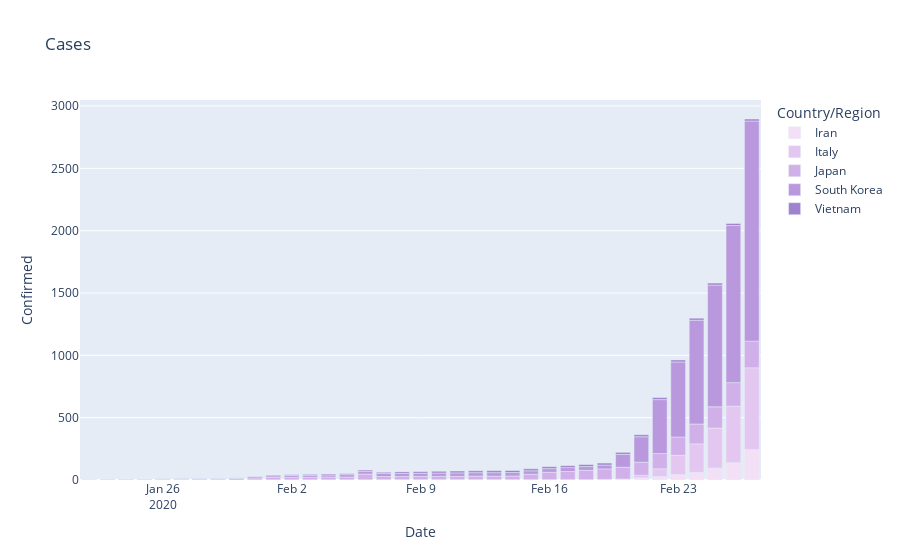
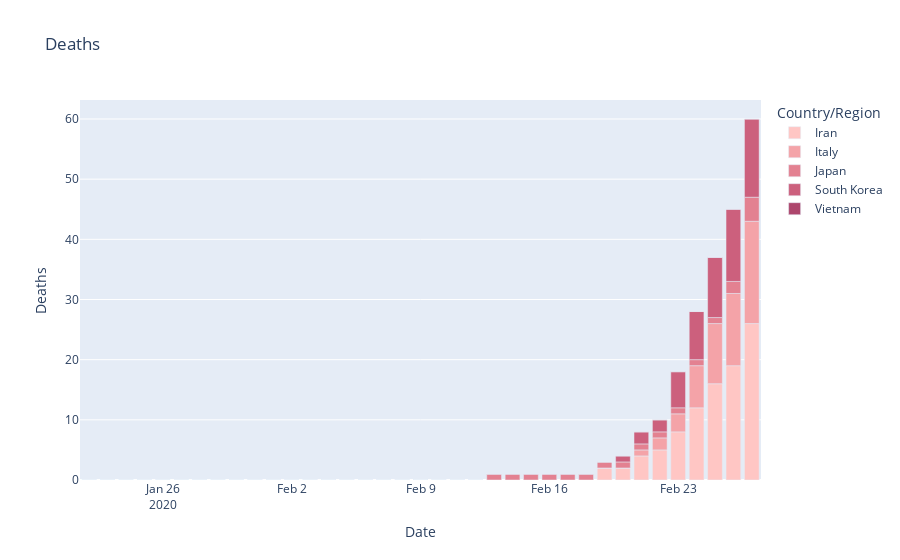

Notebook cell for these charts, in order:
### Markdown cell above
## Number of Cases & Deaths over time country-wise except China

### Code cell
overtime_count_nonchina = non_china.groupby(['Country/Region', 'Date'])['Confirmed', 'Deaths', 'Recovered'].sum().reset_index()

fig = px.bar(overtime_count_nonchina, x="Date", y="Confirmed", color='Country/Region', title='Cases', color_discrete_sequence = px.colors.sequential.Purp)
fig.show()

fig = px.bar(overtime_count_nonchina, x="Date", y="Deaths", color='Country/Region', title='Deaths', color_discrete_sequence = px.colors.sequential.Burg)
fig.show()

### Figure 1 — Plotly figure (JSON) as saved in the notebook; plotly's stock layout.template omitted (floating-point values rounded to 4 significant figures)
{"data": [{"alignmentgroup": "True", "hoverlabel": {"namelength": 0}, "hovertemplate": "Country/Region=Iran<br>Date=%{x}<br>Confirmed=%{y}", "legendgroup": "Iran", "marker": {"color": "rgb(243, 224, 247)"}, "name": "Iran", "offsetgroup": "Iran", "orientation": "v", "showlegend": true, "textposition": "auto", "type": "bar", "x": ["2020-01-22T00:00:00", "2020-01-23T00:00:00", "2020-01-24T00:00:00", "2020-01-25T00:00:00", "2020-01-26T00:00:00", "2020-01-27T00:00:00", "2020-01-28T00:00:00", "2020-01-29T00:00:00", "2020-01-30T00:00:00", "2020-01-31T00:00:00", "2020-02-01T00:00:00", "2020-02-02T00:00:00", "2020-02-03T00:00:00", "2020-02-04T00:00:00", "2020-02-05T00:00:00", "2020-02-06T00:00:00", "2020-02-07T00:00:00", "2020-02-08T00:00:00", "2020-02-09T00:00:00", "2020-02-10T00:00:00", "2020-02-11T00:00:00", "2020-02-12T00:00:00", "2020-02-13T00:00:00", "2020-02-14T00:00:00", "2020-02-15T00:00:00", "2020-02-16T00:00:00", "2020-02-17T00:00:00", "2020-02-18T00:00:00", "2020-02-19T00:00:00", "2020-02-20T00:00:00", "2020-02-21T00:00:00", "2020-02-22T00:00:00", "2020-02-23T00:00:00", "2020-02-24T00:00:00", "2020-02-25T00:00:00", "2020-02-26T00:00:00", "2020-02-27T00:00:00"], "xaxis": "x", "y": [0, 0, 0, 0, 0, 0, 0, 0, 0, 0, 0, 0, 0, 0, 0, 0, 0, 0, 0, 0, 0, 0, 0, 0, 0, 0, 0, 0, 2, 5, 18, 28, 43, 61, 95, 139, 245], "yaxis": "y"}, {"alignmentgroup": "True", "hoverlabel": {"namelength": 0}, "hovertemplate": "Country/Region=Italy<br>Date=%{x}<br>Confirmed=%{y}", "legendgroup": "Italy", "marker": {"color": "rgb(228, 199, 241)"}, "name": "Italy", "offsetgroup": "Italy", "orientation": "v", "showlegend": true, "textposition": "auto", "type": "bar", "x": ["2020-01-22T00:00:00", "2020-01-23T00:00:00", "2020-01-24T00:00:00", "2020-01-25T00:00:00", "2020-01-26T00:00:00", "2020-01-27T00:00:00", "2020-01-28T00:00:00", "2020-01-29T00:00:00", "2020-01-30T00:00:00", "2020-01-31T00:00:00", "2020-02-01T00:00:00", "2020-02-02T00:00:00", "2020-02-03T00:00:00", "2020-02-04T00:00:00", "2020-02-05T00:00:00", "2020-02-06T00:00:00", "2020-02-07T00:00:00", "2020-02-08T00:00:00", "2020-02-09T00:00:00", "2020-02-10T00:00:00", "2020-02-11T00:00:00", "2020-02-12T00:00:00", "2020-02-13T00:00:00", "2020-02-14T00:00:00", "2020-02-15T00:00:00", "2020-02-16T00:00:00", "2020-02-17T00:00:00", "2020-02-18T00:00:00", "2020-02-19T00:00:00", "2020-02-20T00:00:00", "2020-02-21T00:00:00", "2020-02-22T00:00:00", "2020-02-23T00:00:00", "2020-02-24T00:00:00", "2020-02-25T00:00:00", "2020-02-26T00:00:00", "2020-02-27T00:00:00"], "xaxis": "x", "y": [0, 0, 0, 0, 0, 0, 0, 0, 0, 2, 2, 2, 2, 2, 2, 2, 3, 3, 3, 3, 3, 3, 3, 3, 3, 3, 3, 3, 3, 3, 20, 62, 155, 229, 322, 453, 655], "yaxis": "y"}, {"alignmentgroup": "True", "hoverlabel": {"namelength": 0}, "hovertemplate": "Country/Region=Japan<br>Date=%{x}<br>Confirmed=%{y}", "legendgroup": "Japan", "marker": {"color": "rgb(209, 175, 232)"}, "name": "Japan", "offsetgroup": "Japan", "orientation": "v", "showlegend": true, "textposition": "auto", "type": "bar", "x": ["2020-01-22T00:00:00", "2020-01-23T00:00:00", "2020-01-24T00:00:00", "2020-01-25T00:00:00", "2020-01-26T00:00:00", "2020-01-27T00:00:00", "2020-01-28T00:00:00", "2020-01-29T00:00:00", "2020-01-30T00:00:00", "2020-01-31T00:00:00", "2020-02-01T00:00:00", "2020-02-02T00:00:00", "2020-02-03T00:00:00", "2020-02-04T00:00:00", "2020-02-05T00:00:00", "2020-02-06T00:00:00", "2020-02-07T00:00:00", "2020-02-08T00:00:00", "2020-02-09T00:00:00", "2020-02-10T00:00:00", "2020-02-11T00:00:00", "2020-02-12T00:00:00", "2020-02-13T00:00:00", "2020-02-14T00:00:00", "2020-02-15T00:00:00", "2020-02-16T00:00:00", "2020-02-17T00:00:00", "2020-02-18T00:00:00", "2020-02-19T00:00:00", "2020-02-20T00:00:00", "2020-02-21T00:00:00", "2020-02-22T00:00:00", "2020-02-23T00:00:00", "2020-02-24T00:00:00", "2020-02-25T00:00:00", "2020-02-26T00:00:00", "2020-02-27T00:00:00"], "xaxis": "x", "y": [2, 1, 2, 2, 4, 4, 7, 7, 11, 15, 20, 20, 20, 22, 22, 45, 25, 25, 26, 26, 26, 28, 28, 29, 43, 59, 66, 74, 84, 94, 105, 122, 147, 159, 170, 189, 214], "yaxis": "y"}, {"alignmentgroup": "True", "hoverlabel": {"namelength": 0}, "hovertemplate": "Country/Region=South Korea<br>Date=%{x}<br>Confirmed=%{y}", "legendgroup": "South Korea", "marker": {"color": "rgb(185, 152, 221)"}, "name": "South Korea", "offsetgroup": "South Korea", "orientation": "v", "showlegend": true, "textposition": "auto", "type": "bar", "x": ["2020-01-22T00:00:00", "2020-01-23T00:00:00", "2020-01-24T00:00:00", "2020-01-25T00:00:00", "2020-01-26T00:00:00", "2020-01-27T00:00:00", "2020-01-28T00:00:00", "2020-01-29T00:00:00", "2020-01-30T00:00:00", "2020-01-31T00:00:00", "2020-02-01T00:00:00", "2020-02-02T00:00:00", "2020-02-03T00:00:00", "2020-02-04T00:00:00", "2020-02-05T00:00:00", "2020-02-06T00:00:00", "2020-02-07T00:00:00", "2020-02-08T00:00:00", "2020-02-09T00:00:00", "2020-02-10T00:00:00", "2020-02-11T00:00:00", "2020-02-12T00:00:00", "2020-02-13T00:00:00", "2020-02-14T00:00:00", "2020-02-15T00:00:00", "2020-02-16T00:00:00", "2020-02-17T00:00:00", "2020-02-18T00:00:00", "2020-02-19T00:00:00", "2020-02-20T00:00:00", "2020-02-21T00:00:00", "2020-02-22T00:00:00", "2020-02-23T00:00:00", "2020-02-24T00:00:00", "2020-02-25T00:00:00", "2020-02-26T00:00:00", "2020-02-27T00:00:00"], "xaxis": "x", "y": [1, 1, 2, 2, 3, 4, 4, 4, 4, 11, 12, 15, 15, 16, 19, 23, 24, 24, 25, 27, 28, 28, 28, 28, 28, 29, 30, 31, 31, 104, 204, 433, 602, 833, 977, 1261, 1766], "yaxis": "y"}, {"alignmentgroup": "True", "hoverlabel": {"namelength": 0}, "hovertemplate": "Country/Region=Vietnam<br>Date=%{x}<br>Confirmed=%{y}", "legendgroup": "Vietnam", "marker": {"color": "rgb(159, 130, 206)"}, "name": "Vietnam", "offsetgroup": "Vietnam", "orientation": "v", "showlegend": true, "textposition": "auto", "type": "bar", "x": ["2020-01-22T00:00:00", "2020-01-23T00:00:00", "2020-01-24T00:00:00", "2020-01-25T00:00:00", "2020-01-26T00:00:00", "2020-01-27T00:00:00", "2020-01-28T00:00:00", "2020-01-29T00:00:00", "2020-01-30T00:00:00", "2020-01-31T00:00:00", "2020-02-01T00:00:00", "2020-02-02T00:00:00", "2020-02-03T00:00:00", "2020-02-04T00:00:00", "2020-02-05T00:00:00", "2020-02-06T00:00:00", "2020-02-07T00:00:00", "2020-02-08T00:00:00", "2020-02-09T00:00:00", "2020-02-10T00:00:00", "2020-02-11T00:00:00", "2020-02-12T00:00:00", "2020-02-13T00:00:00", "2020-02-14T00:00:00", "2020-02-15T00:00:00", "2020-02-16T00:00:00", "2020-02-17T00:00:00", "2020-02-18T00:00:00", "2020-02-19T00:00:00", "2020-02-20T00:00:00", "2020-02-21T00:00:00", "2020-02-22T00:00:00", "2020-02-23T00:00:00", "2020-02-24T00:00:00", "2020-02-25T00:00:00", "2020-02-26T00:00:00", "2020-02-27T00:00:00"], "xaxis": "x", "y": [0, 2, 2, 2, 2, 2, 2, 2, 2, 2, 6, 6, 8, 8, 8, 10, 10, 13, 13, 14, 15, 15, 16, 16, 16, 16, 16, 16, 16, 16, 16, 16, 16, 16, 16, 16, 16], "yaxis": "y"}], "layout": {"barmode": "relative", "legend": {"title": {"text": "Country/Region"}, "tracegroupgap": 0}, "title": {"text": "Cases"}, "xaxis": {"anchor": "y", "domain": [0, 1], "title": {"text": "Date"}}, "yaxis": {"anchor": "x", "domain": [0, 1], "title": {"text": "Confirmed"}}}}

### Figure 2 — Plotly figure (JSON) as saved in the notebook; plotly's stock layout.template omitted (floating-point values rounded to 4 significant figures)
{"data": [{"alignmentgroup": "True", "hoverlabel": {"namelength": 0}, "hovertemplate": "Country/Region=Iran<br>Date=%{x}<br>Deaths=%{y}", "legendgroup": "Iran", "marker": {"color": "rgb(255, 198, 196)"}, "name": "Iran", "offsetgroup": "Iran", "orientation": "v", "showlegend": true, "textposition": "auto", "type": "bar", "x": ["2020-01-22T00:00:00", "2020-01-23T00:00:00", "2020-01-24T00:00:00", "2020-01-25T00:00:00", "2020-01-26T00:00:00", "2020-01-27T00:00:00", "2020-01-28T00:00:00", "2020-01-29T00:00:00", "2020-01-30T00:00:00", "2020-01-31T00:00:00", "2020-02-01T00:00:00", "2020-02-02T00:00:00", "2020-02-03T00:00:00", "2020-02-04T00:00:00", "2020-02-05T00:00:00", "2020-02-06T00:00:00", "2020-02-07T00:00:00", "2020-02-08T00:00:00", "2020-02-09T00:00:00", "2020-02-10T00:00:00", "2020-02-11T00:00:00", "2020-02-12T00:00:00", "2020-02-13T00:00:00", "2020-02-14T00:00:00", "2020-02-15T00:00:00", "2020-02-16T00:00:00", "2020-02-17T00:00:00", "2020-02-18T00:00:00", "2020-02-19T00:00:00", "2020-02-20T00:00:00", "2020-02-21T00:00:00", "2020-02-22T00:00:00", "2020-02-23T00:00:00", "2020-02-24T00:00:00", "2020-02-25T00:00:00", "2020-02-26T00:00:00", "2020-02-27T00:00:00"], "xaxis": "x", "y": [0, 0, 0, 0, 0, 0, 0, 0, 0, 0, 0, 0, 0, 0, 0, 0, 0, 0, 0, 0, 0, 0, 0, 0, 0, 0, 0, 0, 2, 2, 4, 5, 8, 12, 16, 19, 26], "yaxis": "y"}, {"alignmentgroup": "True", "hoverlabel": {"namelength": 0}, "hovertemplate": "Country/Region=Italy<br>Date=%{x}<br>Deaths=%{y}", "legendgroup": "Italy", "marker": {"color": "rgb(244, 163, 168)"}, "name": "Italy", "offsetgroup": "Italy", "orientation": "v", "showlegend": true, "textposition": "auto", "type": "bar", "x": ["2020-01-22T00:00:00", "2020-01-23T00:00:00", "2020-01-24T00:00:00", "2020-01-25T00:00:00", "2020-01-26T00:00:00", "2020-01-27T00:00:00", "2020-01-28T00:00:00", "2020-01-29T00:00:00", "2020-01-30T00:00:00", "2020-01-31T00:00:00", "2020-02-01T00:00:00", "2020-02-02T00:00:00", "2020-02-03T00:00:00", "2020-02-04T00:00:00", "2020-02-05T00:00:00", "2020-02-06T00:00:00", "2020-02-07T00:00:00", "2020-02-08T00:00:00", "2020-02-09T00:00:00", "2020-02-10T00:00:00", "2020-02-11T00:00:00", "2020-02-12T00:00:00", "2020-02-13T00:00:00", "2020-02-14T00:00:00", "2020-02-15T00:00:00", "2020-02-16T00:00:00", "2020-02-17T00:00:00", "2020-02-18T00:00:00", "2020-02-19T00:00:00", "2020-02-20T00:00:00", "2020-02-21T00:00:00", "2020-02-22T00:00:00", "2020-02-23T00:00:00", "2020-02-24T00:00:00", "2020-02-25T00:00:00", "2020-02-26T00:00:00", "2020-02-27T00:00:00"], "xaxis": "x", "y": [0, 0, 0, 0, 0, 0, 0, 0, 0, 0, 0, 0, 0, 0, 0, 0, 0, 0, 0, 0, 0, 0, 0, 0, 0, 0, 0, 0, 0, 0, 1, 2, 3, 7, 10, 12, 17], "yaxis": "y"}, {"alignmentgroup": "True", "hoverlabel": {"namelength": 0}, "hovertemplate": "Country/Region=Japan<br>Date=%{x}<br>Deaths=%{y}", "legendgroup": "Japan", "marker": {"color": "rgb(227, 129, 145)"}, "name": "Japan", "offsetgroup": "Japan", "orientation": "v", "showlegend": true, "textposition": "auto", "type": "bar", "x": ["2020-01-22T00:00:00", "2020-01-23T00:00:00", "2020-01-24T00:00:00", "2020-01-25T00:00:00", "2020-01-26T00:00:00", "2020-01-27T00:00:00", "2020-01-28T00:00:00", "2020-01-29T00:00:00", "2020-01-30T00:00:00", "2020-01-31T00:00:00", "2020-02-01T00:00:00", "2020-02-02T00:00:00", "2020-02-03T00:00:00", "2020-02-04T00:00:00", "2020-02-05T00:00:00", "2020-02-06T00:00:00", "2020-02-07T00:00:00", "2020-02-08T00:00:00", "2020-02-09T00:00:00", "2020-02-10T00:00:00", "2020-02-11T00:00:00", "2020-02-12T00:00:00", "2020-02-13T00:00:00", "2020-02-14T00:00:00", "2020-02-15T00:00:00", "2020-02-16T00:00:00", "2020-02-17T00:00:00", "2020-02-18T00:00:00", "2020-02-19T00:00:00", "2020-02-20T00:00:00", "2020-02-21T00:00:00", "2020-02-22T00:00:00", "2020-02-23T00:00:00", "2020-02-24T00:00:00", "2020-02-25T00:00:00", "2020-02-26T00:00:00", "2020-02-27T00:00:00"], "xaxis": "x", "y": [0, 0, 0, 0, 0, 0, 0, 0, 0, 0, 0, 0, 0, 0, 0, 0, 0, 0, 0, 0, 0, 0, 1, 1, 1, 1, 1, 1, 1, 1, 1, 1, 1, 1, 1, 2, 4], "yaxis": "y"}, {"alignmentgroup": "True", "hoverlabel": {"namelength": 0}, "hovertemplate": "Country/Region=South Korea<br>Date=%{x}<br>Deaths=%{y}", "legendgroup": "South Korea", "marker": {"color": "rgb(204, 96, 125)"}, "name": "South Korea", "offsetgroup": "South Korea", "orientation": "v", "showlegend": true, "textposition": "auto", "type": "bar", "x": ["2020-01-22T00:00:00", "2020-01-23T00:00:00", "2020-01-24T00:00:00", "2020-01-25T00:00:00", "2020-01-26T00:00:00", "2020-01-27T00:00:00", "2020-01-28T00:00:00", "2020-01-29T00:00:00", "2020-01-30T00:00:00", "2020-01-31T00:00:00", "2020-02-01T00:00:00", "2020-02-02T00:00:00", "2020-02-03T00:00:00", "2020-02-04T00:00:00", "2020-02-05T00:00:00", "2020-02-06T00:00:00", "2020-02-07T00:00:00", "2020-02-08T00:00:00", "2020-02-09T00:00:00", "2020-02-10T00:00:00", "2020-02-11T00:00:00", "2020-02-12T00:00:00", "2020-02-13T00:00:00", "2020-02-14T00:00:00", "2020-02-15T00:00:00", "2020-02-16T00:00:00", "2020-02-17T00:00:00", "2020-02-18T00:00:00", "2020-02-19T00:00:00", "2020-02-20T00:00:00", "2020-02-21T00:00:00", "2020-02-22T00:00:00", "2020-02-23T00:00:00", "2020-02-24T00:00:00", "2020-02-25T00:00:00", "2020-02-26T00:00:00", "2020-02-27T00:00:00"], "xaxis": "x", "y": [0, 0, 0, 0, 0, 0, 0, 0, 0, 0, 0, 0, 0, 0, 0, 0, 0, 0, 0, 0, 0, 0, 0, 0, 0, 0, 0, 0, 0, 1, 2, 2, 6, 8, 10, 12, 13], "yaxis": "y"}, {"alignmentgroup": "True", "hoverlabel": {"namelength": 0}, "hovertemplate": "Country/Region=Vietnam<br>Date=%{x}<br>Deaths=%{y}", "legendgroup": "Vietnam", "marker": {"color": "rgb(173, 70, 108)"}, "name": "Vietnam", "offsetgroup": "Vietnam", "orientation": "v", "showlegend": true, "textposition": "auto", "type": "bar", "x": ["2020-01-22T00:00:00", "2020-01-23T00:00:00", "2020-01-24T00:00:00", "2020-01-25T00:00:00", "2020-01-26T00:00:00", "2020-01-27T00:00:00", "2020-01-28T00:00:00", "2020-01-29T00:00:00", "2020-01-30T00:00:00", "2020-01-31T00:00:00", "2020-02-01T00:00:00", "2020-02-02T00:00:00", "2020-02-03T00:00:00", "2020-02-04T00:00:00", "2020-02-05T00:00:00", "2020-02-06T00:00:00", "2020-02-07T00:00:00", "2020-02-08T00:00:00", "2020-02-09T00:00:00", "2020-02-10T00:00:00", "2020-02-11T00:00:00", "2020-02-12T00:00:00", "2020-02-13T00:00:00", "2020-02-14T00:00:00", "2020-02-15T00:00:00", "2020-02-16T00:00:00", "2020-02-17T00:00:00", "2020-02-18T00:00:00", "2020-02-19T00:00:00", "2020-02-20T00:00:00", "2020-02-21T00:00:00", "2020-02-22T00:00:00", "2020-02-23T00:00:00", "2020-02-24T00:00:00", "2020-02-25T00:00:00", "2020-02-26T00:00:00", "2020-02-27T00:00:00"], "xaxis": "x", "y": [0, 0, 0, 0, 0, 0, 0, 0, 0, 0, 0, 0, 0, 0, 0, 0, 0, 0, 0, 0, 0, 0, 0, 0, 0, 0, 0, 0, 0, 0, 0, 0, 0, 0, 0, 0, 0], "yaxis": "y"}], "layout": {"barmode": "relative", "legend": {"title": {"text": "Country/Region"}, "tracegroupgap": 0}, "title": {"text": "Deaths"}, "xaxis": {"anchor": "y", "domain": [0, 1], "title": {"text": "Date"}}, "yaxis": {"anchor": "x", "domain": [0, 1], "title": {"text": "Deaths"}}}}
